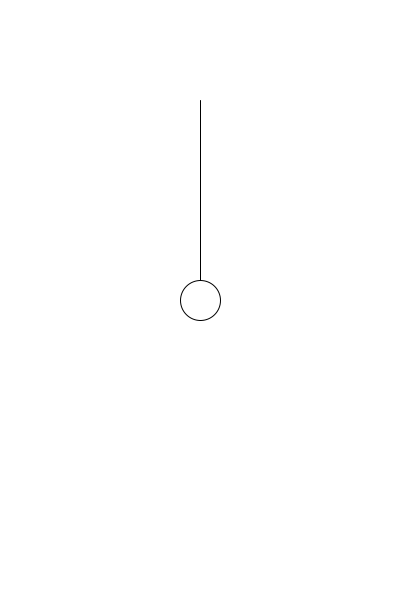
Frame 1 (no input)
Frame 60 (the mouse pressed at the canvas centre just before this capture): identical to frame 1, image omitted
Frame 120 (the mouse held since frame 60 and released just before this capture): identical to frame 1, image omitted

The Processing sketch that drew this single still picture (run headless with seeded random() and noise(); from frame 60 on, the mouse is pressed at the canvas centre):

// Processing sketch: week05_04_pendulum_mouseDragged_x_y
// ── week05_04_pendulum_mouseDragged_x_y.pde
//week05_04_pendulum_mouseDragged_x_y
void setup(){
  size(400, 600);
}
float x = 200, y = 300;
void draw(){
  background(255);
  line(200, 100, x, y);
  ellipse(x, y, 40, 40);
}
void mouseDragged(){ // void mouseDragged
  x = mouseX;
  y = mouseY;
}
